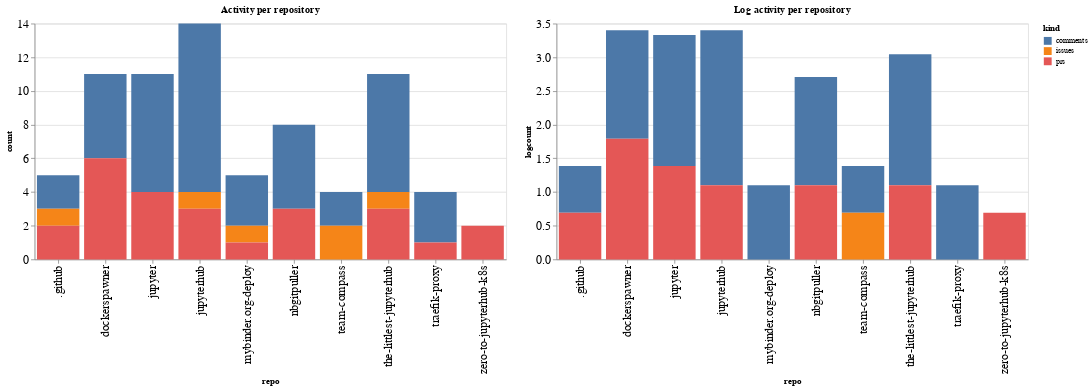

The notebook cell saved with this chart:
### Code cell
ch1 = alt.Chart(repo_summaries, width=600, title="Activity per repository").mark_bar().encode(
    x='repo',
    y='count',
    color='kind',
    tooltip="kind"
)

ch2 = alt.Chart(repo_summaries, width=600, title="Log activity per repository").mark_bar().encode(
    x='repo',
    y='logcount',
    color='kind',
    tooltip="kind"
)

ch1 | ch2

### Figure 1 — Vega-Lite specification as saved in the notebook (floating-point values rounded to 4 significant figures)
{"config": {"axisLeft": {"labelFontSize": 15}, "axisBottom": {"labelFontSize": 15}}, "hconcat": [{"mark": "bar", "encoding": {"color": {"type": "nominal", "field": "kind"}, "tooltip": {"type": "nominal", "field": "kind"}, "x": {"type": "nominal", "field": "repo"}, "y": {"type": "quantitative", "field": "count"}}, "title": "Activity per repository", "width": 600}, {"mark": "bar", "encoding": {"color": {"type": "nominal", "field": "kind"}, "tooltip": {"type": "nominal", "field": "kind"}, "x": {"type": "nominal", "field": "repo"}, "y": {"type": "quantitative", "field": "logcount"}}, "title": "Log activity per repository", "width": 600}], "data": {"name": "data-a8d3ae6b3f768cc1fe11ef545b68928b"}, "$schema": "https://vega.github.io/schema/vega-lite/v4.8.1.json", "datasets": {"data-a8d3ae6b3f768cc1fe11ef545b68928b": [{"repo": ".github", "kind": "comments", "count": 2, "logcount": 0.6931}, {"repo": ".github", "kind": "issues", "count": 1, "logcount": 0.0}, {"repo": ".github", "kind": "prs", "count": 2, "logcount": 0.6931}, {"repo": "dockerspawner", "kind": "comments", "count": 5, "logcount": 1.609}, {"repo": "dockerspawner", "kind": "prs", "count": 6, "logcount": 1.792}, {"repo": "jupyter", "kind": "comments", "count": 7, "logcount": 1.946}, {"repo": "jupyter", "kind": "prs", "count": 4, "logcount": 1.386}, {"repo": "jupyterhub", "kind": "comments", "count": 10, "logcount": 2.303}, {"repo": "jupyterhub", "kind": "issues", "count": 1, "logcount": 0.0}, {"repo": "jupyterhub", "kind": "prs", "count": 3, "logcount": 1.099}, {"repo": "mybinder.org-deploy", "kind": "comments", "count": 3, "logcount": 1.099}, {"repo": "mybinder.org-deploy", "kind": "issues", "count": 1, "logcount": 0.0}, {"repo": "mybinder.org-deploy", "kind": "prs", "count": 1, "logcount": 0.0}, {"repo": "nbgitpuller", "kind": "comments", "count": 5, "logcount": 1.609}, {"repo": "nbgitpuller", "kind": "prs", "count": 3, "logcount": 1.099}, {"repo": "team-compass", "kind": "comments", "count": 2, "logcount": 0.6931}, {"repo": "team-compass", "kind": "issues", "count": 2, "logcount": 0.6931}, {"repo": "the-littlest-jupyterhub", "kind": "comments", "count": 7, "logcount": 1.946}, {"repo": "the-littlest-jupyterhub", "kind": "issues", "count": 1, "logcount": 0.0}, {"repo": "the-littlest-jupyterhub", "kind": "prs", "count": 3, "logcount": 1.099}, {"repo": "traefik-proxy", "kind": "comments", "count": 3, "logcount": 1.099}, {"repo": "traefik-proxy", "kind": "prs", "count": 1, "logcount": 0.0}, {"repo": "zero-to-jupyterhub-k8s", "kind": "prs", "count": 2, "logcount": 0.6931}]}}
